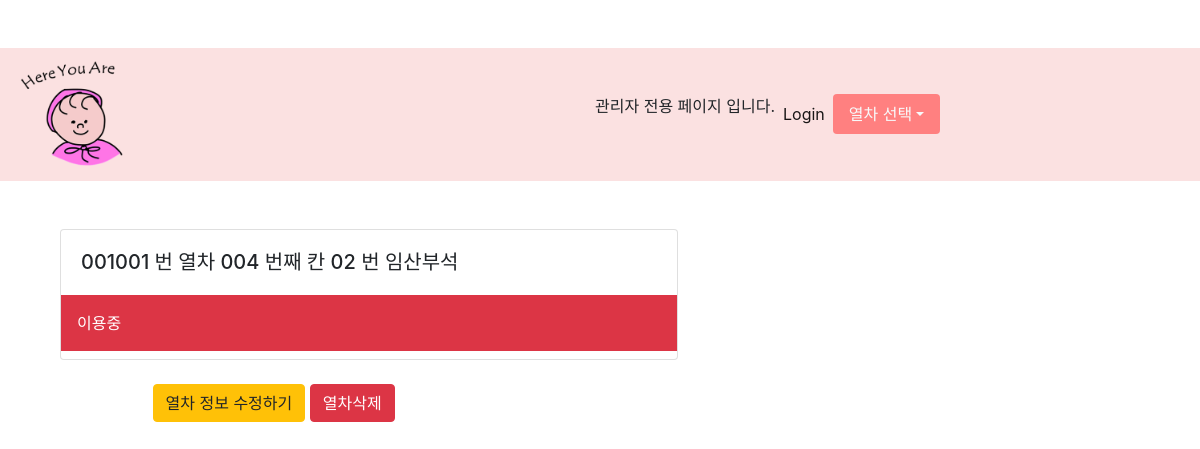
The app's page /webserver/2/, older data.
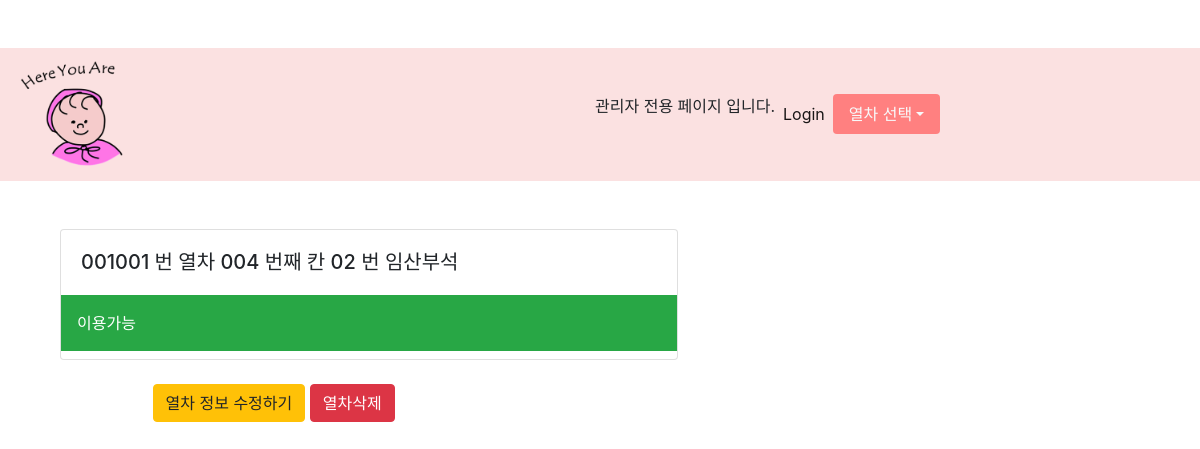
The same page, newer data.
### webserver/views.py (the view)
# urls.py: path('<int:train_pk>/', views.detail, name="detail"),
def detail(request, train_pk):
    train = get_object_or_404(Train, pk=train_pk)
    context = {
        'train' : train,
    }
    return render(request, 'webserver/detail.html', context)

### config/templates/webserver/detail.html (shortened to what this page needs)
{% extends 'base.html' %}
{% block body %}
  <div class="mt-4 col-7">
    <div class="card">
      <div class="card-body">
        <h5 style="display : inline;" class="card-title">
          {{ train.train_no }} 번 열차 {{train.slot_no}} 번째 칸 {{train.seat_no}} 번 임산부석
        </h5>
      </div>
      {% if train.empty  %}
          <span class="p-3 mb-2 bg-danger text-white">이용중</span>
        {% else %}
          <span class="p-3 mb-2 bg-success text-white">이용가능</span>
        {% endif %}
    </div>
  </div>
  <div class="container">
    <div class="mt-4 row row justify-content-center">
      <div class="col-12 col-sm-9  col-md-10 mb-3">
        <a href="{% url 'webserver:edit' train.pk %}" class="btn btn-warning">열차 정보 수정하기</a>
        <form action="{% url 'webserver:edit' train.pk %}" method="POST" style="display : inline;" onclick="return confirm('정말로 삭제하시겠습니까')">
          <input class="btn btn-danger"  type="submit" value="열차삭제">
        </form>
      </div>
    </div>
  </div>
{% endblock body %}

Row changes from the older to the newer data that the page shows:
changed Train: empty True → False (drawn)
Text that changed along with them:
text no longer shown: "이용중"
text now shown: "이용가능"
